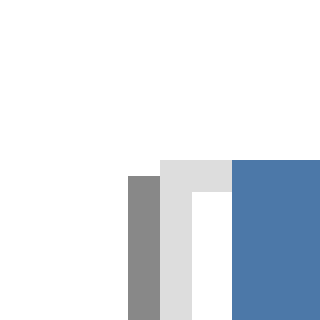

Express this chart as Vega-Lite.
### Vega-Lite specification from a JSON file in a GitHub repository (floating-point values rounded to 4 significant figures)
{"$schema": "https://vega.github.io/schema/vega-lite/v6.json", "padding": 5, "autosize": "none", "data": {"name": "table", "values": [{"c": "A", "g": "p", "x": 1, "y": 2, "v": 5, "t": "2024-01-15", "o": {"v": 3}, "IMDB Rating": 6.1, "d": "x1"}, {"c": "B", "g": "q", "x": 2, "y": 4, "v": 9, "t": "2024-02-20", "o": {"v": 7}, "IMDB Rating": 7.4, "d": "x2"}, {"c": "A", "g": "q", "x": 3, "y": 3, "v": 2, "t": "2024-03-05", "o": {"v": 1}, "IMDB Rating": 5.2, "d": "x1"}, {"c": "C", "g": "p", "x": 4, "y": 6, "v": 7, "t": "2024-05-30", "o": {"v": 4}, "IMDB Rating": 8.8, "d": "x3"}, {"c": "B", "g": "p", "x": 5, "y": 5, "v": 4, "t": "2024-07-11", "o": {"v": 9}, "IMDB Rating": 6.9, "d": "x2"}, {"c": "C", "g": "q", "x": 6, "y": 8, "v": 6, "t": "2024-09-02", "o": {"v": 2}, "IMDB Rating": 7.7, "d": "x3"}, {"c": "A", "g": "p", "x": 7, "y": 7, "v": 8, "t": "2024-11-25", "o": {"v": 5}, "IMDB Rating": 4.4, "d": "x1"}, {"c": "B", "g": "q", "x": 8, "y": 9, "v": 3, "t": "2024-12-31", "o": {"v": 8}, "IMDB Rating": 9.1, "d": "x2"}]}, "facet": {"field": "c", "type": "nominal"}, "columns": 3, "spec": {"width": 90, "height": 80, "mark": "bar", "encoding": {"x": {"field": "g", "type": "nominal"}, "y": {"field": "v", "type": "quantitative", "aggregate": "sum"}}}}
